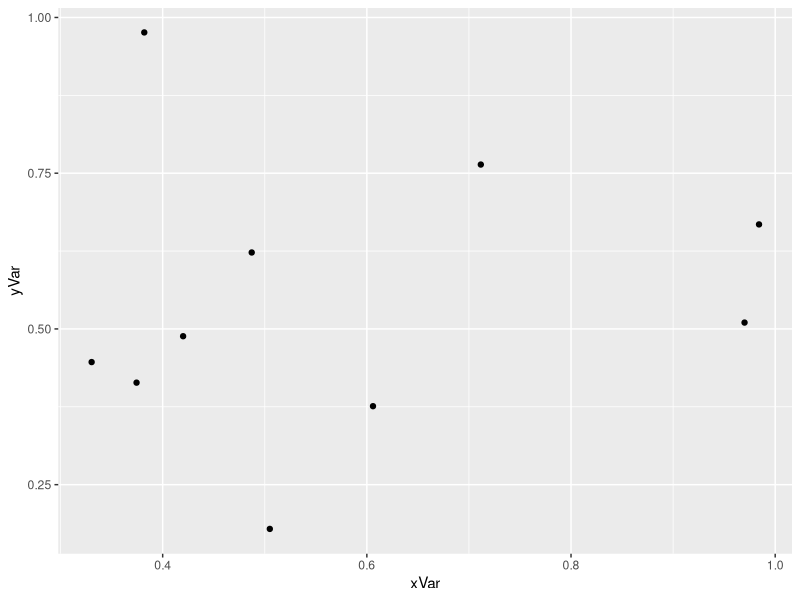

Write the R code that produced this figure.
#basic operations on matrices and lists
# 18 September 2018
#JSC

m <- matrix(data=1:12,
            nrow=4,
            ncol=3)
print(m)
dim(m)
m <- matrix(data=1:12,
            nrow=4,
            byrow=TRUE)
print(m)

#change dimensions
dim(m) <-c(6,2)
print(m)
dim(m) <- c(4,3)
print(m)
nrow(m)
ncol(m)
length(m)

# add row and column names
rownames(m)
rownames(m) <- c("a", "b", "c", "d")
print(m)
colnames(m) <- LETTERS[1:ncol(m)]
print(m)
print(m[2,3])
print(m[1:2,2:3])
print(m[,2:3])
print(m[1:2,])
print(m[,])
rownames(m) <- paste("Species",LETTERS[1:nrow(m)],sep="")
colnames(m) <- paste("Site",1:ncol(m),sep="")
print(m)
m["SpeciesD","Site2"]

dimnames(m) <- list(paste("Site",1:nrow(m),sep=""),
                     paste("Species",letters[1:ncol(m)],sep=""))
print(m)                             
#t for transpose
print(t(m))

# adding rows or columns to matrix
m2 <- t(m)
m2 <- rbind(m2,c(20,20,30,40))
print(m2)
rownames(m2)                           
rownames(m2)[4] <- "myFix"

print(m2)
m2["myFix","Site1"]
m2[c("myFix","Speciesa"),c("Site3","Site2")]



# Introducing Lists

myList <- list(1:10,
               matrix(1:8,nrow=4,byrow=TRUE),
                    letters[1:3],
                    pi)
myList[4]
#myList[4] - 3 # can't subrtract a number from a list
myList[[4]] - 3 # pulls out the value

# list of 10 elements, a train with 10 cars
# x[5] fifth car in the train
# x[[5]] contents of the fifth car
# x[c(4,5,6)] made a new train with 3 cars

myList[[2]] #full matrix
myList[[2]][3,2]

# naming list items

myList2 <- list(Tester=FALSE,
                LittleM=matrix(1:9,nrow=3))
myList2$LittleM #prints entire Matrix
myList2$LittleM[1,]

# unlist is very helpful for lists!
unRolled <- unlist(myList2)
unRolled

#use unlist for accessing model output
library(ggplot2)
yVar <- runif(10)
xVar <- runif(10)
myModel <- lm(yVar~xVar)
qplot(x=xVar,y=yVar)
print(myModel)
print(summary(myModel))
str(summary(myModel))
summary(myModel)$coefficients
summary(myModel)$coefficients[2,4]

# find what you want by unlisting the model summary

u <- unlist(summary(myModel))
u
mySlope <- u$coefficients2
myPValue <- u$coefficients8

mySlope
myPValue

# Data frame
# - a list of atomic vectors
# - all vectors (=columns)same length

# build a data frame from scratch

varA <- 1:12
varB <- rep(c("Con", "Low", "HighN"),each=4)
varC <- runif(12)
dFrame <- data.frame(varA,varB,varC,stringsAsFactors=FALSE)
str(dFrame)
head(dFrame)

# add a row with rbind

newData <- list(varA=13,varB="HighN",varC=0.668)
print(newData)
str(newData)
dFrame <- rbind(dFrame,newData)
tail(dFrame)

# add a column to a data frame
newVar <- runif(13)
dFrame <- cbind(dFrame,newVar)
head(dFrame)

# similarities and differences of data frams and matrices


zMat <- matrix(data=1:30,ncol=3, byrow=TRUE)
zDframe <- as.data.frame(zMat)

str(zMat)
str(zDframe)

head(zDframe)
head(zMat)

zMat[3,3]
zDframe[3,3]

# column referencing
zMat[,2]
zDframe[,2]
zDframe$V2 # would not work for matrix

# referencing single items
zMat[2]
zMat
zDframe[2] # single variable out of data frame, interprets it as single column
zDframe["V2"]
zDframe$V2

# subscritpint and dealing with missing data

set.seed(99) 
z <- 1:10 # simple sequence
z
z <- sample(z) # sample w/o replacement - reshuffle elements
z
z < 4 # logical vector - corresponds to what elements are less than 4
z[z < 4] # subset vector, gives us the numbers that are less than 4
which(z < 4) # get subscripts, tells us what slots had values less than 4
z[which(z<4)]

zD <- c(z,NA,NA)
zD

zD[zD < 4] # subset will pull NA
zD[which(zD < 4)] # which functions will pull functions and not the NAs

# use complete.cases to eliminate NA values

print(zD)
complete.cases(zD) # gives logical
zD[complete.cases(zD)]

# use this to find missing value slots

which(!complete.cases(zD)) # where are the missing cases

# now apply this to a matrix
m <- matrix(1:20,nrow=5)
m[1,1] <- NA
m[5,4] <- NA
m

m[complete.cases(m),] # complete.case will strip out entire row

m[complete.cases(m[,c(2,3)]),]
